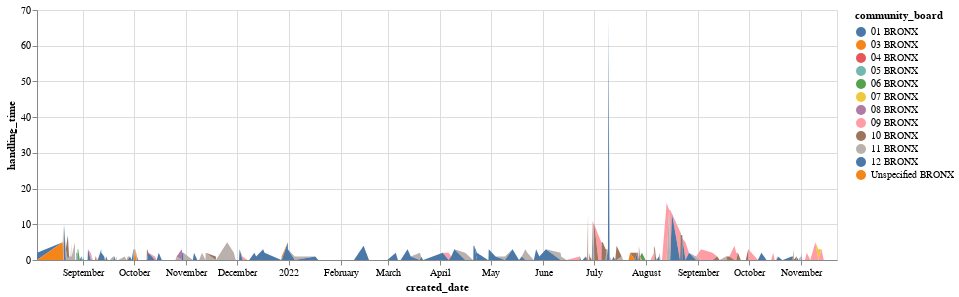

The notebook cell this image was saved under:
### Code cell
alt.Chart(dfStatus).mark_area().encode(
    x='created_date:T',
    y='handling_time:Q',
    color='community_board:N',
).properties(height=250, width=800)

### Figure 1 — Vega-Lite specification as saved in the notebook (floating-point values rounded to 4 significant figures; data arrays with more than 128 entries replaced by an {"elided": "..."} marker saying what was removed)
{"config": {"view": {"continuousWidth": 400, "continuousHeight": 300}}, "data": {"name": "data-ab811e8002340d8bc6ff6709916bb5d5"}, "mark": "area", "encoding": {"color": {"field": "community_board", "type": "nominal"}, "x": {"field": "created_date", "type": "temporal"}, "y": {"field": "handling_time", "type": "quantitative"}}, "height": 250, "width": 800, "$schema": "https://vega.github.io/schema/vega-lite/v4.17.0.json", "datasets": {"data-ab811e8002340d8bc6ff6709916bb5d5": {"elided": "315 records"}}}
